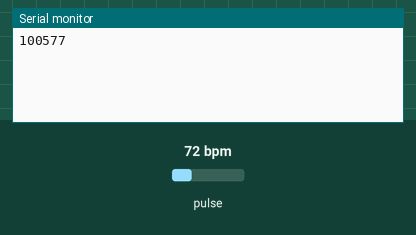
A sketch run on a simulated Arduino Uno, built with avr-gcc and run on an emulated ATmega328P. On the bench: the last lines printed to the serial monitor. Inputs (shaded band) come from the test bench; at power-on: pulse 72 bpm.

Above: at 1.2 s.
1.3 s: pulse set to 42 bpm
At 2.7 s:
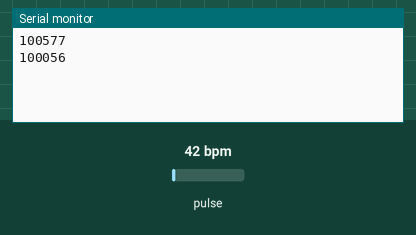
2.8 s: pulse set to 70 bpm
At 3.7 s:
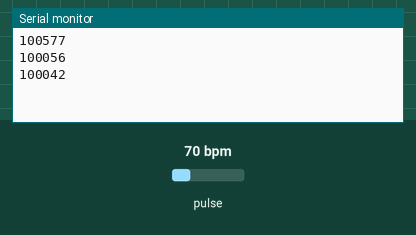
Timing chart, 0 to 5.8 s (numbered marks = the images above; inputs shaded):
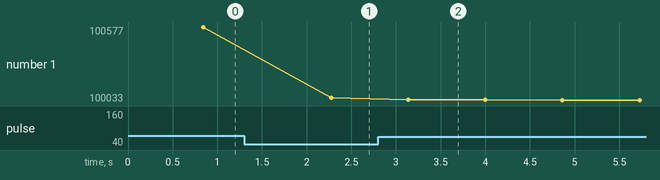

Measured:
- after the input at 1.3 s, the serial monitor: prints a new line after 0.97 s (image 1)
- after the input at 2.8 s, the serial monitor: prints a new line after 0.34 s (image 2)
- plotted number 1: 100577 → 100056 after the input at 1.3 s, 100056 → 100033 after the input at 2.8 s

The sketch:

test.ino
```cpp
#include <heartRate.h>
#include <MAX30105.h>

#include <Wire.h>


MAX30105 particleSensor;

const byte RATE_SIZE = 4; //Increase this for more averaging. 4 is good.
byte rates[RATE_SIZE]; //Array of heart rates
byte rateSpot = 0;
long lastBeat = 0; //Time at which the last beat occurred
float beatsPerMinute;
int beatAvg;


void setup() {
  // put your setup code here, to run once:
particleSensor.begin(Wire, I2C_SPEED_FAST); //Use default I2C port, 400kHz speed
  particleSensor.setup(); //Configure sensor with default settings
  particleSensor.setPulseAmplitudeRed(0x0A); //Turn Red LED to low to indicate sensor is running
Serial.begin(9600);
}

void loop() {
  // put your main code here, to run repeatedly:

long irValue = particleSensor.getIR();    //Reading the IR value it will permit us to know if there's a finger on the sensor or not

                             if (checkForBeat(irValue) == true)                        //If a heart beat is detected
  {
    long delta = millis() - lastBeat;                   //Measure duration between two beats
    lastBeat = millis();

    beatsPerMinute = 60 / (delta / 1000.0);
    Serial.println(irValue);
  }

 if (beatsPerMinute < 255 && beatsPerMinute > 20)               //To calculate the average we strore some values (4) then do some math to calculate the average
    {
      rates[rateSpot++] = (byte)beatsPerMinute; //Store this reading in the array
      rateSpot %= RATE_SIZE; //Wrap variable

      //Take average of readings
      beatAvg = 0;
      for (byte x = 0 ; x < RATE_SIZE ; x++)
        beatAvg += rates[x];
      beatAvg /= RATE_SIZE;
    }
  }
```
